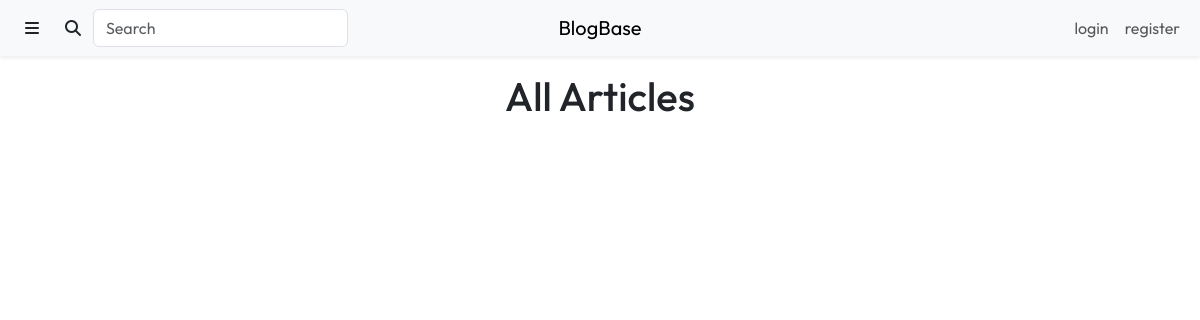
Before: /content/index.php with the older database file.
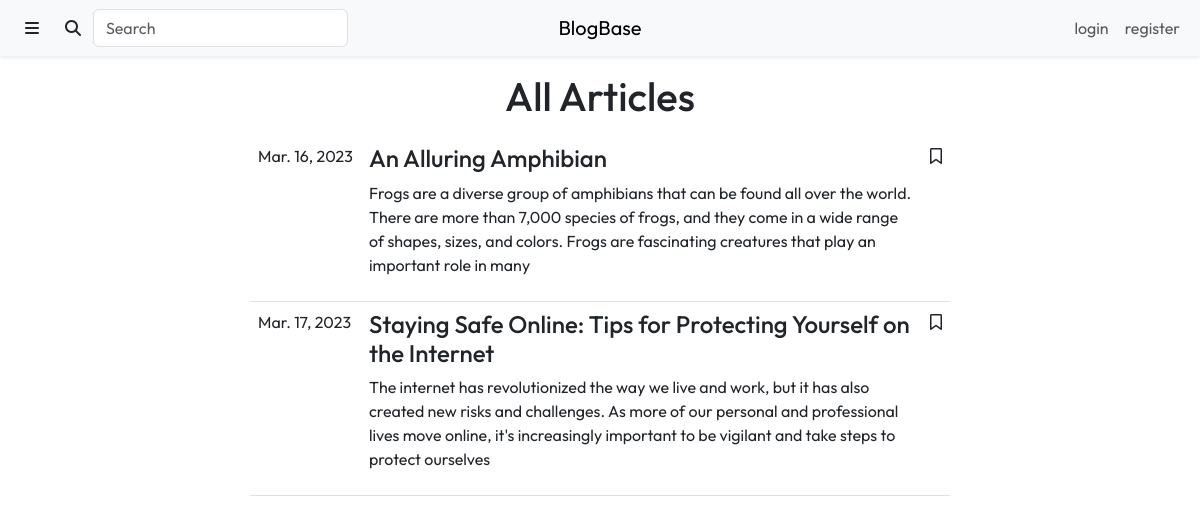
After: the same page with the newer database file.
### tables this page shows
CREATE TABLE `Articles` (
  `article_id` int(11) NOT NULL,
  `title` varchar(225) NOT NULL,
  `description` tinytext NOT NULL,
  `content` longblob NOT NULL,
  `submit_date` date NOT NULL DEFAULT current_timestamp(),
  `approved` tinyint(1) NOT NULL DEFAULT 0,
  `click_number` int(11) NOT NULL DEFAULT 0
);

### content/index.php (the view, shortened to what this page needs)
<?php
require_once "../include/connect.inc.php";
include_once "../include/user_info.inc.php";
$approved_articles_query = "SELECT UNIX_TIMESTAMP(submit_date) as submit_date, title, article_id, description
                            FROM Articles
                            WHERE approved = true";
$approved_articles_result = mysqli_query($con, $approved_articles_query);
?>
<!DOCTYPE html>
<html lang="en">
    <head>
        <link rel="stylesheet" href="https://cdn.jsdelivr.net/npm/bootstrap@5.3.0-alpha1/dist/css/bootstrap.min.css">
        <link rel="stylesheet" href="https://cdnjs.cloudflare.com/ajax/libs/font-awesome/6.2.1/css/all.min.css">
        <link rel="stylesheet" href="./css/styles.css">
    </head>
    <body>
        <div class="header">
            <?php include "./views/header.php" ?>
        </div>
        <div class="mt-3 text-center">
            <h1>All Articles</h1>
        </div>
        <div class="col-10 col-lg-7 mx-auto mt-3">
            <table class="table text-start">
                    <?php while ($current_row = $approved_articles_result->fetch_assoc()) { ?>
                        <tr>
                            <td class="text-nowrap">
                                <?php echo date("M. d, Y", $current_row['submit_date']) ?>
                            </td>
                            <td>
                                <h4>
                                    <a class="text-reset text-decoration-none" href="./article.php?id=<?php echo $current_row['article_id'] ?>">
                                        <?php echo $current_row['title'] ?>
                                    </a>
                                </h4>
                                <?php echo $current_row['description'] ?>
                            </td>
                            <td>
                            <?php
                            if (isset($_SESSION['user_info'])) {
                                $saved_query = "SELECT article_id, user_id
                                                FROM SavedArticles
                                                WHERE user_id = '" . $user_info['user_id'] . "' AND article_id = '" . $current_row['article_id'] . "';";
                                $saved_result = mysqli_query($con, $saved_query);
                                if ($saved_result->num_rows == 1) {
                            ?>
                                    <a class="fa-solid fa-bookmark text-reset" href="../include/save_article.inc.php?unsave_id=<?php echo $current_row['article_id']; ?>&return_page=index.php"></a>
                                <?php } else { ?>
                                    <a class="fa-regular fa-bookmark text-reset" href="../include/save_article.inc.php?save_id=<?php echo $current_row['article_id']; ?>&return_page=index.php"></a>
                                <?php } ?>
                            <?php } else { ?>
                                <a class="fa-regular fa-bookmark text-reset" href="./login.php"></a>
                            <?php } ?>
                            </td>
                        </tr>
                    <?php } ?>
            </table>
        </div>
    </body>
</html>

Changed rows visible on the page:
now on this page (row edited): articles: submit_date "Mar. 16, 2023", title "An Alluring Amphibian", description "Frogs are a diverse group of amphibians that can be found all over the world. There are more than 7,000 species of frogs, and they come in a wide range of shapes, sizes, and colors. Frogs are fascinating creatures that play an important role in many"
added articles: submit_date "Mar. 17, 2023", title "Staying Safe Online: Tips for Protecting Yourself on the Internet", description "The internet has revolutionized the way we live and work, but it has also created new risks and challenges. As more of our personal and professional lives move online, it's increasingly important to be vigilant and take steps to protect ourselves"
